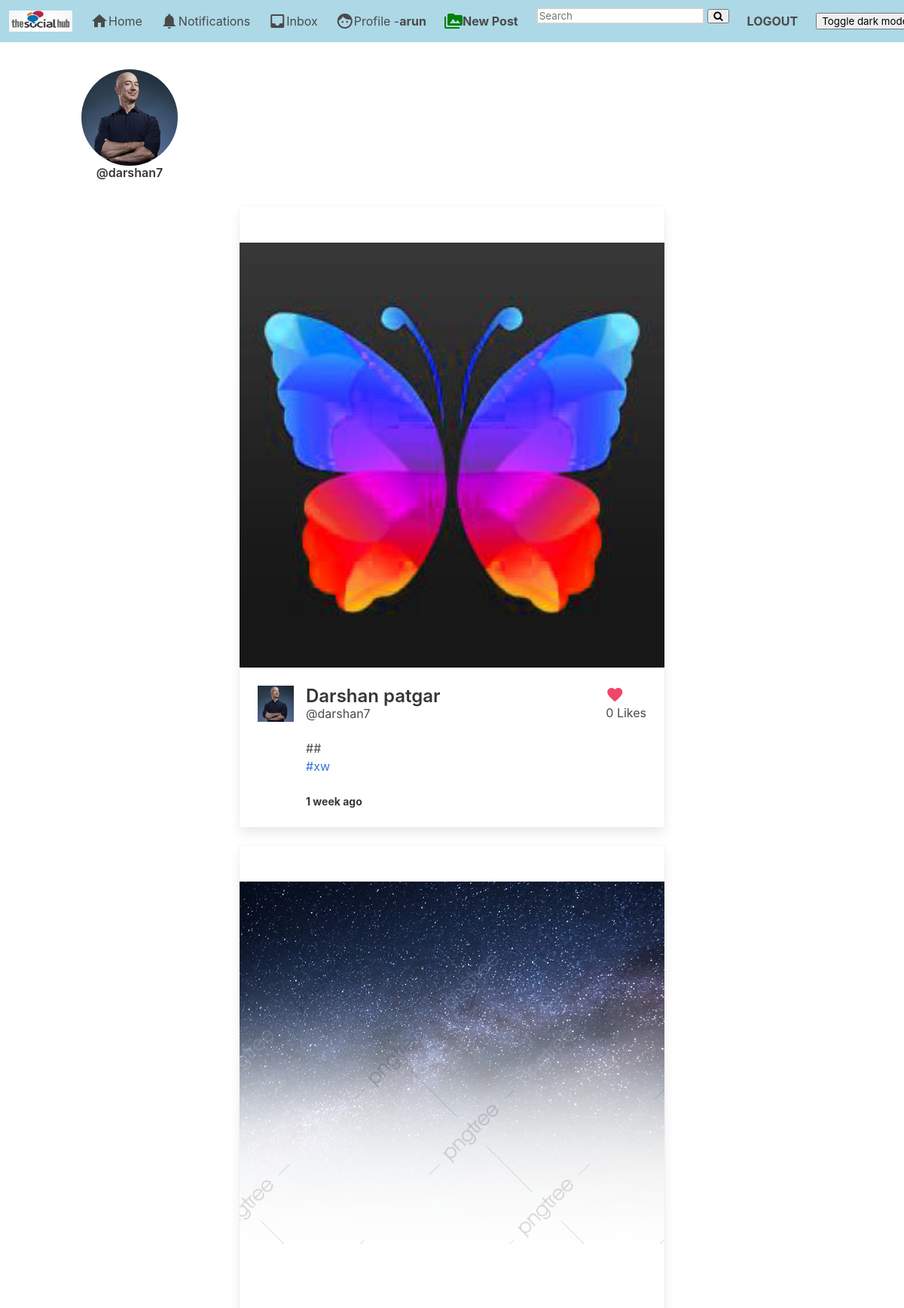
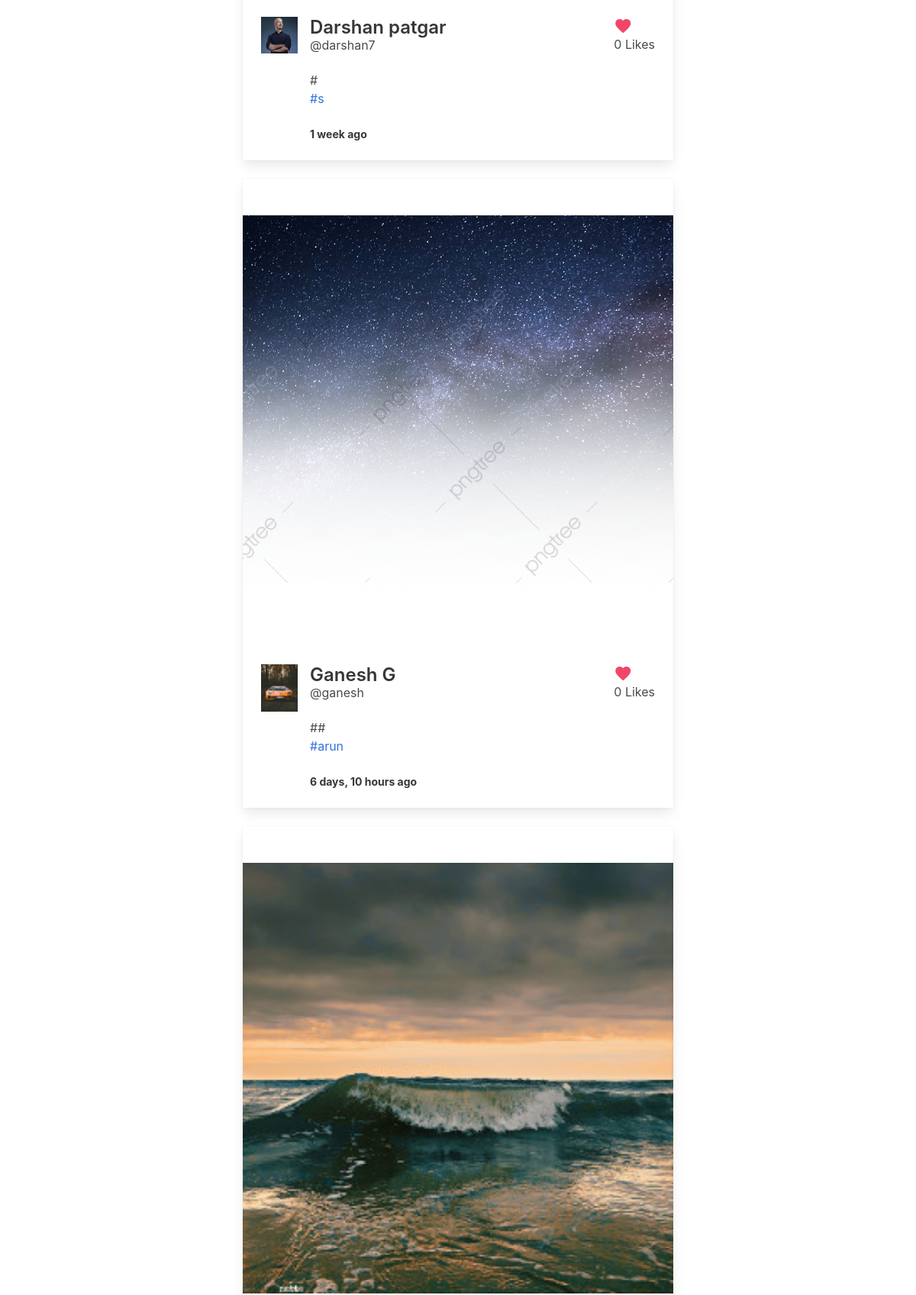
/post/ (signed in, upper part), run on the app's committed database (2 pictures, top to bottom).
### stories/models.py (models this page shows, shortened)
class StoryStream(models.Model):
	following = models.ForeignKey(User, on_delete=models.CASCADE, related_name='story_following')
	user = models.ForeignKey(User, on_delete=models.CASCADE)
	story = models.ManyToManyField(Story, related_name='storiess')
	date = models.DateTimeField(auto_now_add=True)

### authy/models.py (models this page shows, shortened)
class Profile(models.Model):
	user = models.OneToOneField(User, on_delete=models.CASCADE, related_name='profile')
	first_name = models.CharField(max_length=50, null=True, blank=True)
	last_name = models.CharField(max_length=50, null=True, blank=True)
	location = models.CharField(max_length=50, null=True, blank=True)
	url = models.CharField(max_length=80, null=True, blank=True)
	profile_info = models.TextField(max_length=150, null=True, blank=True)
	created = models.DateField(auto_now_add=True)
	favorites = models.ManyToManyField(Post)
	picture = models.ImageField(upload_to=user_directory_path, blank=True, null=True, verbose_name='Picture')

### post/models.py (models this page shows, shortened)
class Post(models.Model):
	id = models.UUIDField(primary_key=True, default=uuid.uuid4, editable=False)
	content =  models.ManyToManyField(PostFileContent, related_name='contents')
	caption = models.TextField(max_length=1500, verbose_name='Caption')
	posted = models.DateTimeField(auto_now_add=True)
	tags = models.ManyToManyField(Tag, related_name='tags')
	user = models.ForeignKey(User, on_delete=models.CASCADE)
	likes = models.IntegerField(default=0)
	def get_absolute_url(self):
		return reverse('postdetails', args=[str(self.id)])

class PostFileContent(models.Model):
	user = models.ForeignKey(User, on_delete=models.CASCADE, related_name='content_owner')
	file = models.FileField(upload_to=user_directory_path)

class Tag(models.Model):
	title = models.CharField(max_length=75, verbose_name='Tag')
	slug = models.SlugField(null=False, unique=True)
	class Meta:
		verbose_name='Tag'
		verbose_name_plural = 'Tags'
	def get_absolute_url(self):
		return reverse('tags', args=[self.slug])
	def __str__(self):
		return self.title

### post/views.py (the view)
# urls.py: path('', index, name='index'),
@login_required
def index(request):
	user = request.user
	posts = Stream.objects.filter(user=user)
	stories = StoryStream.objects.filter(user=user)
	group_ids = []
	for post in posts:
		group_ids.append(post.post_id)
	post_items = Post.objects.all()
	template = loader.get_template('index.html')
	context = {
		'post_items': post_items,
		'stories': stories,
	}
	return HttpResponse(template.render(context, request))

### direct/views.py (called while the page is built)
def checkDirects(request):
	directs_count = 0
	if request.user.is_authenticated:
		directs_count = Message.objects.filter(user=request.user, is_read=False).count()
	return {'directs_count':directs_count}

### notifications/views.py (called while the page is built)
def CountNotifications(request):
	count_notifications = 0
	if request.user.is_authenticated:
		count_notifications = Notification.objects.filter(user=request.user, is_seen=False).count()
	return {'count_notifications':count_notifications}

### social_book/templates/index.html (shortened to what this page needs)
{% extends 'base.html' %}
{% load static %}
{% load humanize %}
{% block content %}
<body>
  <div style="overflow-x: scroll;" class="columns">
{% for story in stories %}
  <div style="padding-right: 9px;">
    <a name="{{ story.id }}" class="showModal">
    <figure class="image is-128x128">
      <img class="is-rounded" src="{{ story.following.profile.picture.url }}">
    </figure>
    <div class="media-content has-text-centered">
      <p class="title is-6">@{{ story.following.username }}</p>
    </div>
    </a>
  </div>
{% endfor %}
  </div>
</div>
<br>
  <div class="columns is-mobile is-centered">
  <div class="column is-half">
{% for post_item in post_items %}
  <div class="card" ><br><br>
  <div class="card-image">
  {% if post_item.content.first.file.name|slice:"-3:" == 'jpg' or post_item.content.first.file.name|slice:"-3:" == 'png' %}
    <figure class="image is-5by2" >
      <a href="{{ post_item.get_absolute_url }}">
        <img src="{{ post_item.content.first.file.url }}" alt="Placeholder image">
      </a>
    </figure>
  {% else %}
    <a href="{{ post_item.get_absolute_url }}">
      <video width="1080" controls="controls" preload="metadata">
        <source src="{{ post_item.content.first.file.url }}#t=0.5" type="video/mp4">
      </video>
    </a>
  {% endif %}
  </div>
  <div class="card-content">
    <div class="media">
      <div class="media-left">
        <figure class="image is-48x48">
          {% if post_item.user.profile.picture %}
            <img src="{{ post_item.user.profile.picture.url }}" alt="Placeholder image">
          {% else %}
            <img src="https://bulma.io/images/placeholders/96x96.png" alt="Placeholder image">
          {% endif %}
        </figure>
      </div>
      <div class="media-content">
        {% if post_item.user.profile.first_name %}
          <a href="{% url 'profile' post_item.user %}"><p class="title is-4">{{ post_item.user.profile.first_name }} {{ post_item.user.profile.last_name }}</p></a>
        {% else %}
          <a href="{% url 'profile' post_item.user %}"><p class="title is-4">Unknown</p></a>
        {% endif %}
        <p class="subtitle is-6">@{{ post_item.user.username }}</p>
      {{ post_item.caption }}
      <p>{% for tag in post_item.tags.all %}<a href="{{ tag.get_absolute_url }}">#{{ tag }}</a>{% endfor %}</p>
      <br>
      <strong><small>{{ post_item.posted | naturaltime }}</small></strong>
      </div>
    <div class="media-right">
      <a href="{% url 'postlike' post_item.id %}"><i class="material-icons has-text-danger">favorite</i></a>
      <p>{{ post_item.likes }} Likes</p>
    </div>
</div>
  </div>
</div>
<br>
{% endfor %}
</div>
</div>
</body>
{% endblock %}

### social_book/templates/base.html (shortened to what this page needs)
{% load static %}
<!DOCTYPE html>
<html>
  <head>
    <link rel="stylesheet" href="https://cdnjs.cloudflare.com/ajax/libs/font-awesome/4.7.0/css/font-awesome.min.css">
    <link rel="stylesheet" href="{% static 'css/bulma.min.css' %}">
    <link rel="stylesheet" href="{% static 'css/style.css' %}">
  </head>
  <body >
  <nav style="background-color: lightblue; " class="navbar" role="navigation" aria-label="main navigation" >
  <div class="navbar-brand">
    <a class="navbar-item" href="">
      <img src="{% static 'img/as.jpeg' %}" width="84" height="64">
    </a>
  </div>
  <div id="navbarBasicExample" class="navbar-menu">
    <div class="navbar-start">
      <a href="{% url 'index' %}" class="navbar-item">
        <i class="material-icons">home</i>
        Home
      </a>
      <a href="{% url 'show-notifications' %}" class="navbar-item">
        <i class="material-icons">notifications</i>
        Notifications
      </a>
      <a href="{% url 'inbox' %}" class="navbar-item">
        <i class="material-icons">inbox</i>
        Inbox
      </a>
      <a href="{% url 'profile' request.user %}" class="navbar-item">
        <i class="material-icons">face</i>
        Profile - <strong>{{ request.user }}</strong>
      </a>
        <a href="{% url 'newpost' %}" class="navbar-item">
          <i style="color: green;" class="material-icons">perm_media</i>
          <strong>New Post</strong>
        </a>
        <div class="navbar-item">
          <form name="myform" method="GET" action="{% url 'search' %}">
            <input autocomplete="off" style=" border: 2px solid #d1d1d1;" type="text" name="search" placeholder="Search" >
            <button type="submit"><i class="fa fa-search"></i></button>
          </form>
        </div>
          <a href="{% url 'logout' %}" class="navbar-item">
            <strong>LOGOUT</strong>
          </a>
        <a  class="navbar-item">
          <button  onclick="myFunction()" >Toggle dark mode</button>
        </a>
    </div>
  </div>
</nav>
      <section class="section">
        <div class="container">
          {% block content %}
          {% endblock %}
  </body>
</html>

### social_book/static/css/style.css (style rules this page uses)
* { box-sizing:border-box }

### social_book/templates/base.html (style rules this page uses)
body { background-color: white; color: black; padding: 0; margin: 0; }

### data on the page
StoryStream: following.profile.picture (placeholder picture), following.username "darshan7"
Post: content.first.file (picture), user.profile.picture (placeholder picture), user.profile.first_name "Darshan", user.profile.last_name "patgar", user.username "darshan7", caption "##", posted "1 week ago", likes "0"
Tag: title "xw"
Post: content.first.file (picture), user.profile.picture (placeholder picture), user.profile.first_name "Darshan", user.profile.last_name "patgar", user.username "darshan7", caption "#", posted "1 week ago", likes "0"
Tag: title "s"
Post: content.first.file (picture), user.profile.picture (placeholder picture), user.profile.first_name "Ganesh", user.profile.last_name "G", user.username "ganesh", caption "##", posted "6 days, 10 hours ago", likes "0"
Tag: title "arun"
Post: content.first.file (picture)

### other printed values
{{ request.user }} "arun"
